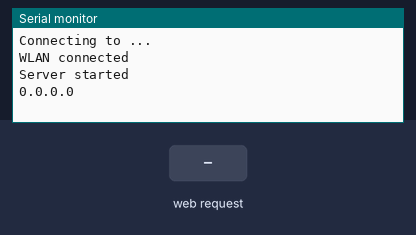
The sketch below on a simulated ESP8266 (NodeMCU). On the bench: the last lines printed to the serial monitor. The test bench sets the inputs (shaded band). WiFi joins after 1.5 s; servers stay silent unless stated.

Above: at 4.2 s.
4.3 s: HTTP request GET /trigger received
At 6.5 s:
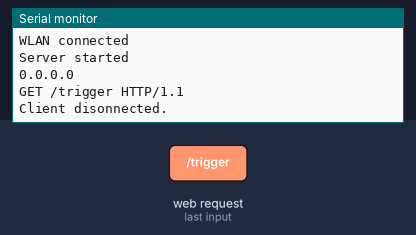
6.8 s: HTTP request GET /trigger2 received
At 7.6 s:
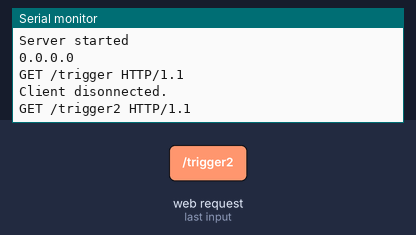

The sketch:

esp8266_garage_opener.ino
```cpp
#include <ESP8266WiFi.h>

const char* ssid     = "...";            // SSID to your WLAN
const char* password = "...";    // Password to your WLAN

int r1 = 5;       //relay connected to D1(note on nodemcu)/pin 5

WiFiServer server(80);

void setup() {
  Serial.begin(115200);
  delay(3000);

  pinMode(r1, OUTPUT);
  digitalWrite(r1, LOW);

  // Connect to WLAN
  Serial.println();
  Serial.println();
  Serial.print("Connecting to ");
  Serial.println(ssid);

  WiFi.begin(ssid, password);

  Serial.println("");
  Serial.println("WLAN connected");
  server.begin();
  Serial.println("Server started");
  Serial.println(WiFi.localIP());
}

void loop() {

  String website;
  website +="HTTP/1.1 200 OK \n Content-Type: text/html\n Connection: close\n\n<!DOCTYPE HTML><html>";
  website +="<button style=\"width:100%;font-size: 120px;\"><a href=\"/one\">GarageDoor</a></button><br /></html>\n";

   // Check if a client has connected
  WiFiClient client = server.available();
  if (!client) {
    return;
  }

  // Wait until the client sends some data
  //Serial.println("something");
  while(!client.available()){
    delay(1);
  }

  // Read the first line of the request
  String req = client.readStringUntil('\r');
  Serial.println(req);
  client.flush();

  int val;
  if (req.indexOf("/trigger") != -1) {
   digitalWrite(r1, HIGH);
   delay(1000);
   digitalWrite(r1, LOW);
  }
  else if (req.indexOf("/trigger2") != -1) {
  //if you want to add more
  }
  else {
    Serial.println("Not a valid url.");
  }
  client.flush();

  // Prepare the response - if you want to add more text do it to string s.
  String s = website;

  // Send the response to the client
  client.print(s);
  delay(1);
  Serial.println("Client disonnected.");
}
```

Measured:
- after the input at 4.3 s, the serial monitor: prints a new line at once (image 1)
- after the input at 6.8 s, the serial monitor: prints a new line at once (image 2)
